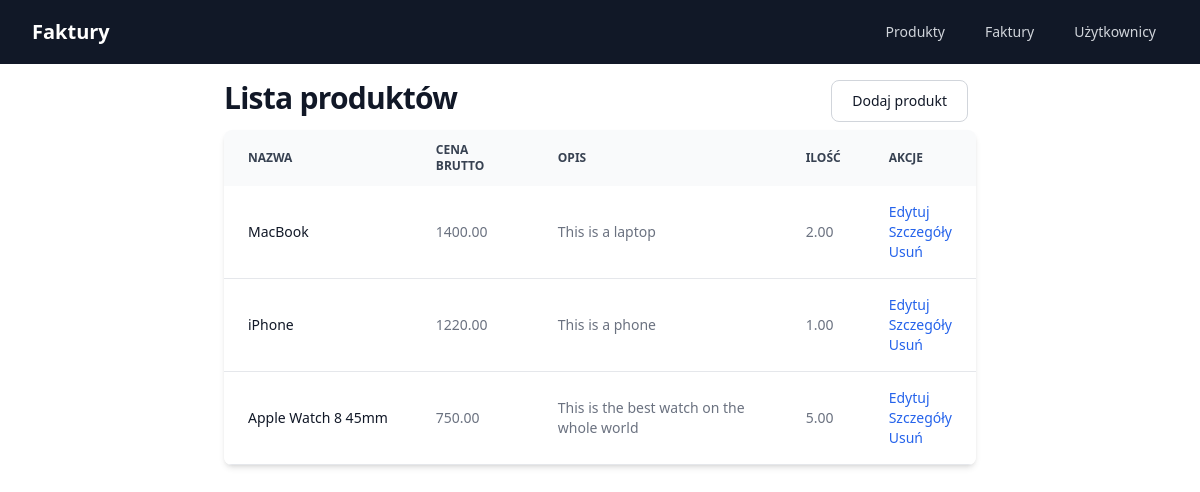
/product-list/, run on an earlier commit of the app's database.
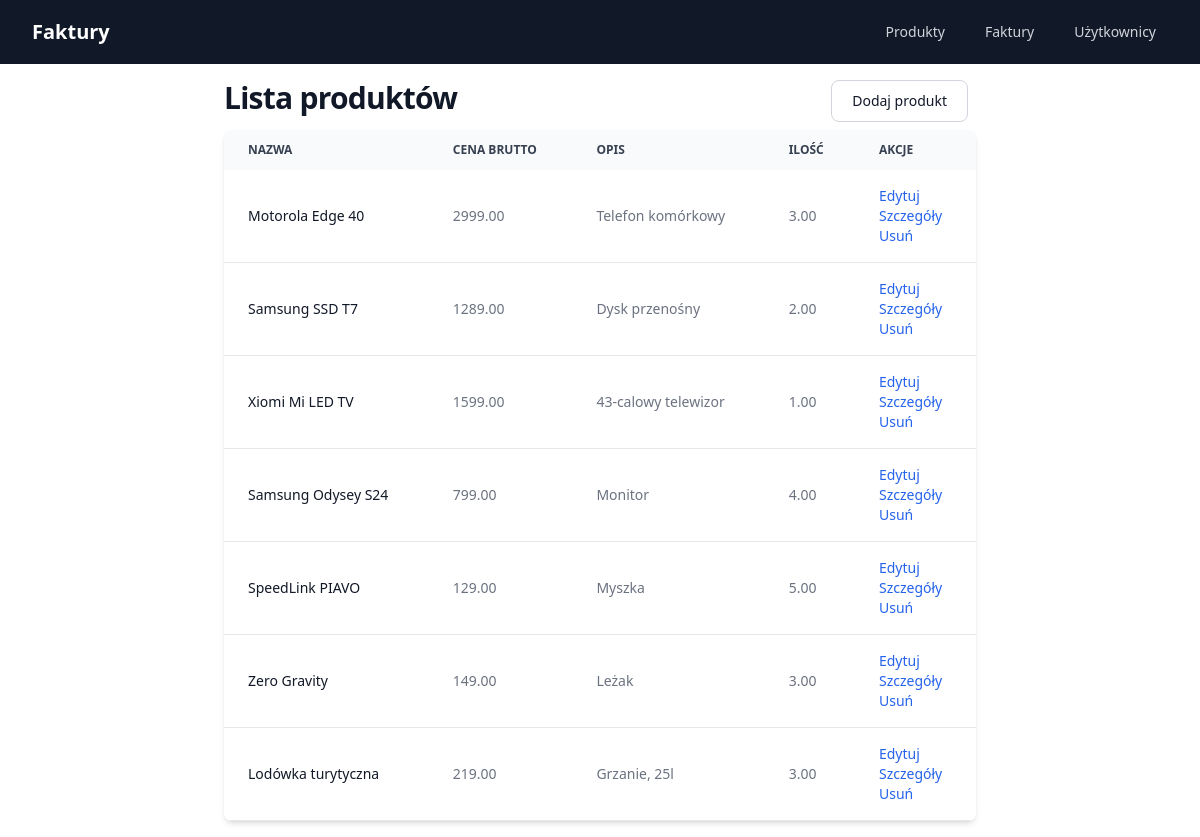
And on a later commit of the database.
### core/models.py (models this page shows, shortened)
class Product(models.Model):
    name = models.CharField(max_length=250)
    description = models.CharField(max_length=50)
    net_price = models.DecimalField(max_digits=10, decimal_places=2, default=0, null=True)
    tax_rate = models.DecimalField(max_digits=10, decimal_places=2, default=0, null=True)
    gross_price = models.DecimalField(max_digits=10, decimal_places=2)
    amount = models.DecimalField(max_digits=10, decimal_places=2, default=1)
    created_at = models.DateTimeField(auto_now_add=True)
    updated_at = models.DateTimeField(auto_now=True)

### core/views.py (the view)
# urls.py: path('product-list/', views.ProductsListView.as_view(), name='products_list'),
class ProductsListView(generic.ListView):
    model = Product
    template_name = 'core/product/products_list.html'
    context_object_name = 'products_list'
    def get_queryset(self):
        return Product.objects.all()

### templates/core/product/products_list.html (shortened to what this page needs)
{% extends "core/base.html" %}
{% block content %}
    <header>
        <div class="mx-auto max-w-7xl flex flex-row justify-between">
            <h1 class="text-3xl font-bold tracking-tight text-gray-900 dark:text-white">
                Lista produktów
            </h1>
            <a href="{% url 'core:product_add' %}"
               class="text-gray-900 bg-white border border-gray-300 focus:outline-none hover:bg-gray-100 focus:ring-4 focus:ring-gray-200 font-medium rounded-lg text-sm px-5 py-2.5 mr-2 mb-2 dark:bg-gray-800 dark:text-white dark:border-gray-600 dark:hover:bg-gray-700 dark:hover:border-gray-600 dark:focus:ring-gray-700">
                Dodaj produkt
            </a>
        </div>
    </header>
    {% if products_list %}
        <div class="relative overflow-x-auto shadow-md sm:rounded-lg">
            <table class="w-full text-sm text-left text-gray-500 dark:text-gray-400">
                <thead class="text-xs text-gray-700 uppercase bg-gray-50 dark:bg-gray-700 dark:text-gray-400">
                <tr>
                    <th scope="col" class="px-6 py-3">
                        Nazwa
                    </th>
                    <th scope="col" class="px-6 py-3">
                        Cena brutto
                    </th>
                    <th scope="col" class="px-6 py-3">
                        Opis
                    </th>
                    <th scope="col" class="px-6 py-3">
                        Ilość
                    </th>
                    <th scope="col" class="px-6 py-3">
                        Akcje
                    </th>
                </tr>
                </thead>
                <tbody>
                {% for product in products_list %}
                    <tr class="bg-white border-b dark:bg-gray-900 dark:border-gray-700">
                        <th scope="row" class="px-6 py-4 font-medium text-gray-900 whitespace-nowrap dark:text-white">
                            {{ product.name }}
                        </th>
                        <td class="px-6 py-4">
                            {{ product.gross_price }}
                        </td>
                        <td class="px-6 py-4">
                            {{ product.description }}
                        </td>
                        <td class="px-6 py-4">
                            {{ product.amount }}
                        </td>
                        <td class="px-6 py-4 flex flex-col">
                            <a href="{% url 'core:product_update' product.id %}" class="font-medium text-blue-600 dark:text-blue-500 hover:underline">Edytuj</a>
                            <a href="{% url 'core:product_detail' product.id %}" class="font-medium text-blue-600 dark:text-blue-500 hover:underline">Szczegóły</a>
                            <a href="{% url 'core:product_delete' product.id %}" class="font-medium text-blue-600 dark:text-blue-500 hover:underline">Usuń</a>
                        </td>
                    </tr>
                {% endfor %}
                </tbody>
            </table>
        </div>
    {% else %}
        <div class="w-full text-center mt-10">
            Brak produktów
        </div>
    {% endif %}
{% endblock %}

What changed in the data, as far as the page shows it:
removed Product: name "MacBook", gross_price "1400.00", description "This is a laptop", amount "2.00"
removed Product: name "iPhone", gross_price "1220.00", description "This is a phone", amount "1.00"
removed Product: name "Apple Watch 8 45mm", gross_price "750.00", description "This is the best watch on the whole world", amount "5.00"
added Product: name "Motorola Edge 40", gross_price "2999.00", description "Telefon komórkowy", amount "3.00"
added Product: name "Samsung SSD T7", gross_price "1289.00", description "Dysk przenośny", amount "2.00"
added Product: name "Xiomi Mi LED TV", gross_price "1599.00", description "43-calowy telewizor", amount "1.00"
added Product: name "Samsung Odysey S24", gross_price "799.00", description "Monitor", amount "4.00"
added Product: name "SpeedLink PIAVO", gross_price "129.00", description "Myszka", amount "5.00"
added Product: name "Zero Gravity", gross_price "149.00", description "Leżak", amount "3.00"
added Product: name "Lodówka turytyczna", gross_price "219.00", description "Grzanie, 25l", amount "3.00"
